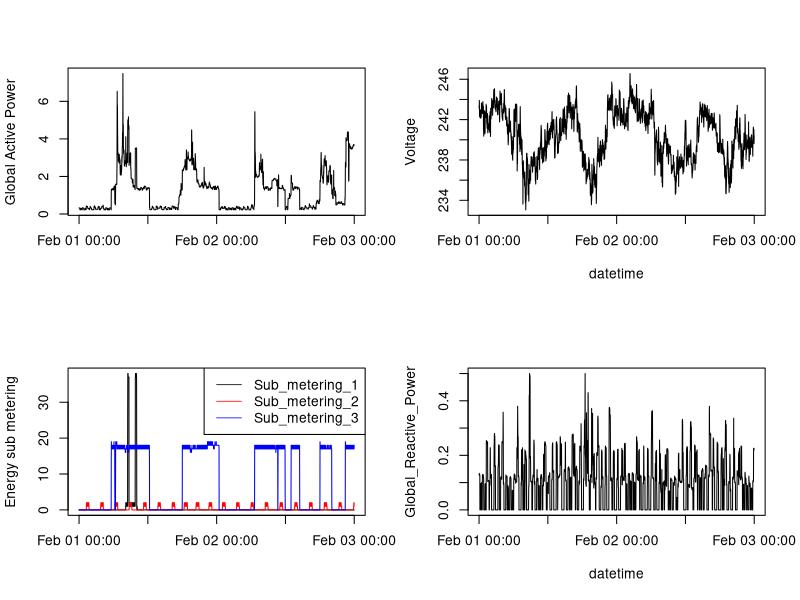

Source code (R):
##R Script to make the forth plot

#Loading the data
setClass('myDate')
setAs("character","myDate", function(from) as.POSIXlt(from, format="%Y-%m-%d %H:%M:%S") )
col<-c('myDate','numeric','numeric','numeric','numeric','numeric','numeric','numeric')

plotdata<-read.csv("plot.csv",header=TRUE,stringsAsFactors=FALSE,colClasses=col)

#Plotting the data
png(file = "plot4.png")
par(mfrow=c(2,2))
plot(plotdata$DateTime,plotdata$Global_active_power,type="l",xlab="",ylab="Global Active Power")
plot(plotdata$DateTime,plotdata$Voltage,type="l",xlab="datetime",ylab="Voltage")
plot(plotdata$DateTime,plotdata$Sub_metering_1,type="l",xlab="",ylab="Energy sub metering")
lines(plotdata$DateTime,plotdata$Sub_metering_2,col="red")
lines(plotdata$DateTime,plotdata$Sub_metering_3,col="blue")
legend("topright",legend = c("Sub_metering_1", "Sub_metering_2", "Sub_metering_3"), 
       col = c("black", "red", "blue"), lwd = 0.75)
plot(plotdata$DateTime,plotdata$Global_reactive_power,type="l",xlab="datetime",ylab="Global_Reactive_Power")

dev.off()